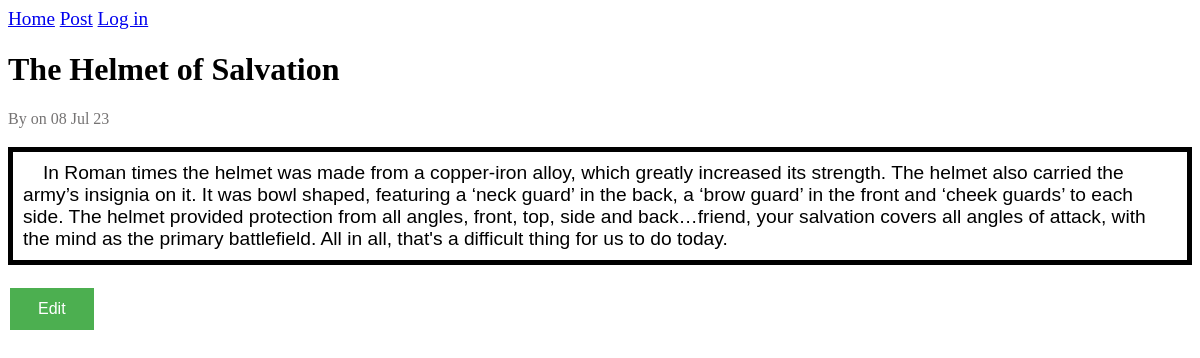
The app's page /posts/1/ with its own data.
### blogs/models.py (models this page shows, shortened)
class BlogPost(models.Model):
    title = models.CharField(max_length=50)
    text = models.TextField()
    date_added = models.DateTimeField(auto_now_add=True)

### blogs/views.py (the view)
# urls.py: path(r'posts/<int:post_id>/',views.post,name='post'),
def post(request,post_id):
    post = BlogPost.objects.get(id=post_id)
    context = {'post': post}
    return render(request, 'blogs/post.html', context)

### blogs/templates/blogs/post.html (shortened to what this page needs)
{% extends 'blogs/base.html' %}
{% block content%}
<!DOCTYPE html>
<html lang="en">
<head>
</head>
<body>
    <h1>{{post.title}}</h1>
    <span class="post--date">By on {{post.date_added|date:"d M y"}}</span>
    <p class="post--text" >
        {{post.text}}
    </p>
        <a href="{% url 'blogs:edit_post' post.id %}">
            <button  class="edit--post--btn">Edit</button>
        </a>
</body>
</html>
{% endblock content %}

### blogs/templates/blogs/post.html (style rules this page uses)
.post--text { font-family:'Gill Sans', 'Gill Sans MT', Calibri, 'Trebuchet MS', sans-serif; color: #000; text-decoration: none; font-size:larger; text-indent: 20px; }
.edit--post--btn { background-color: #4CAF50; border: none; color: white; padding: 12px 28px; text-align: center; text-decoration: none; display: inline-block; font-size: 16px; margin: 4px 2px; cursor: pointer; }
.post--text { border: 5px solid black; padding: 10px; background-repeat: no-repeat; }
.post--date { font-family: 'Times New Roman', Times, serif; color: #757373; font-size: medium; }

### records on screen
BlogPost: title "The Helmet of Salvation", date_added "08 Jul 23", text "In Roman times the helmet was made from a copper-iron alloy, which greatly increased its strength. The helmet also carried the army’s insignia on it. It was bowl shaped, featuring a ‘neck guard’ in the back, a ‘brow guard’ in the front and ‘cheek guards’ to each side. The helmet provided protection from all angles, front, top, side and back…friend, your salvation covers all angles of attack, with the mind as the primary battlefield. All in all, that's a difficult thing for us to do today."
